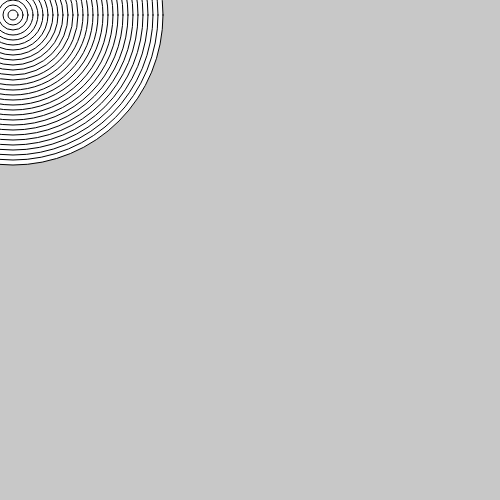
Frame 1 (no input)
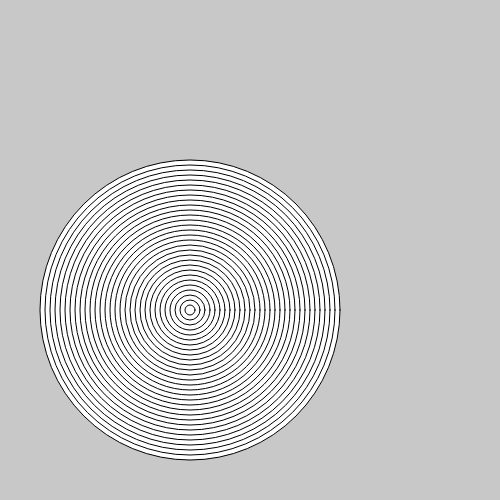
Frame 60 (no input)
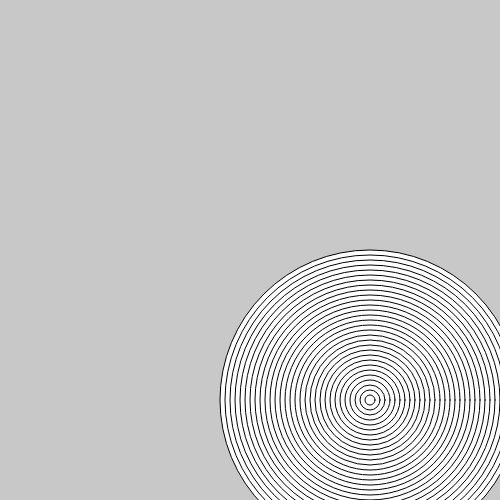
Frame 120 (the mouse pressed at the canvas centre since frame 60)

The p5.js sketch that drew these frames (run headless with seeded random() and noise() and a simulated clock; from frame 60 on, the mouse is pressed at the canvas centre):

// p5.js sketch
// ── sketch.js
var circleX = 10;
var circleY = 10;

var circleXSpeed = 3;
var circleYSpeed = 5;

var circleSize = 30;

function setup() {
  createCanvas(500,500);
}

function bounce(){
  //Bounce the circle
  if (circleX < 0 || circleX > width){
    circleXSpeed = circleXSpeed * -1;
  }

  if (circleY < 0 || circleY > height){
    circleYSpeed = circleYSpeed * -1;
  }
}

function move() {
  //Move the circle
  circleX = circleX + circleXSpeed;
  circleY = circleY + circleYSpeed;
}


function drawCircle(numOfCircles, circleSize) {
  //Circle Info


  for ( var i = 0; i < numOfCircles; i = i + 1) {
    ellipse(circleX, circleY, circleSize, circleSize);
    circleSize = circleSize - 10;
  }

  fill (255);
}


function draw () {
  background(200);
  bounce();
  move();
  drawCircle(30, 300);
}
